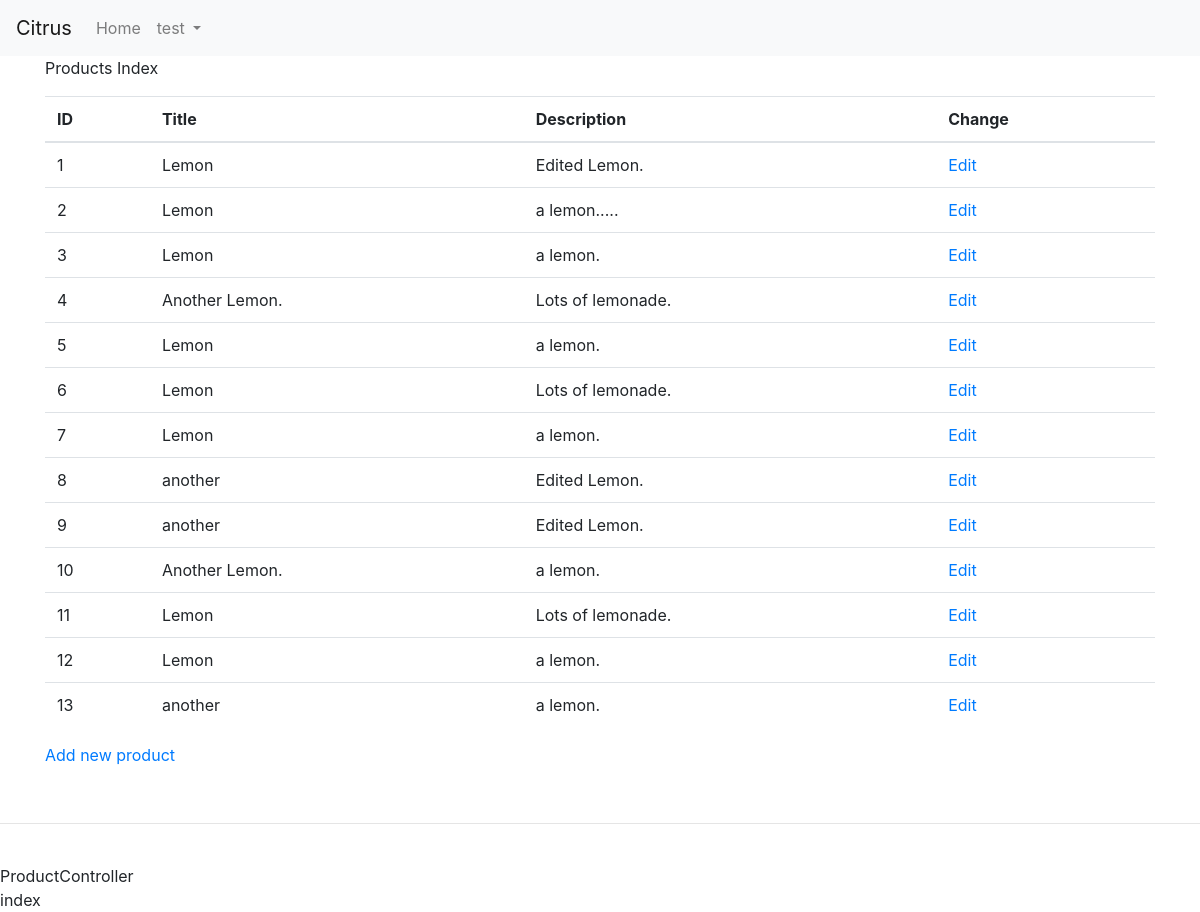
Page /product/ (signed in) on the committed database.
### tables this page shows
CREATE TABLE `products` (
  `id` int(11) NOT NULL,
  `title` varchar(191) NOT NULL,
  `description` varchar(191) NOT NULL,
  `image` varchar(191) NOT NULL
);

### App/Http/Director.php (called while the page is built, shortened)
<?php
class Director {
    public $controller;
    public $action;
    public $parameters;
    public $errors = false;
    public function __construct() {
        $this->router = new Router();
        $this->controller = $this->router->controller;
        $this->action = $this->router->action;
        $this->parameters = $this->router->parameters;
        $this->direct();
    }
    public function findController() {
        $this->controller = ucfirst($this->controller) . "Controller";
    }
    public function findAction() {
        if ($this->errors != true) {
            $setAction = $this->action;
            if ((is_numeric($this->action)) && (method_exists("App\\Http\\Controllers\\" . $this->controller,
                "show"))) {
                $this->action = "show";
                $this->parameters = $setAction;
            }
            else if ((method_exists("App\\Http\\Controllers\\" . $this->controller, "index")) &&
                ($setAction == "")) {
                $this->action = "index";
            }
        }
    }
    public function direct() {
        $ctrl = new $ctrl;
        call_user_func(array($ctrl, $this->action), $this->parameters);
    }
}

### App/Models/DBQuery.php (called while the page is built, shortened)
<?php
class Model
{
    public $tableName;
    public function db()
    {
        $host = $GLOBALS['db_hostname'];
        $db = $GLOBALS['db_name'];
        $user = $GLOBALS['db_username'];
        $pass = $GLOBALS['db_password'];
        $dsn = "mysql:host=$host;dbname=$db;";
        $options = [
            PDO::ATTR_ERRMODE => PDO::ERRMODE_EXCEPTION,
            PDO::ATTR_DEFAULT_FETCH_MODE => PDO::FETCH_OBJ,
            PDO::ATTR_EMULATE_PREPARES => false,
        ];
        try {
            $pdo = new PDO($dsn, $user, $pass, $options);
            return $pdo;
        } catch (\PDOException $e) {
            throw new \PDOException($e->getMessage(), (int)$e->getCode());
        }
    }
    public function fetchAll()
    {
        return $this->db()->query("SELECT * FROM " . $this->tableName)->fetchAll();
    }
}

### App/Models/Product.php (called while the page is built, shortened)
<?php
class Product extends Model {
    public function __construct() {
        $this->tableName = "products";
    }
}

### Views/product/index.view.php (the view)
<div class="container">
    <p>Products Index</p>
    <div>
        <table class="table">
            <thead>
            <tr>
                <th>ID</th>
                <th>Title</th>
                <th>Description</th>
                <th>Change</th>
            </tr>
            </thead>
            <tbody>
        <?php foreach ($products as $product) { ?>
            <tr>
                <td><?=$product->id?></td>
                <td><?=$product->title?></td>
                <td><?=$product->description?></td>
                <td> <a href="/product/edit/<?=$product->id?>">Edit</a> </td>
            </tr>
        <?php } ?>
            </tbody>
        </table>
    </div>
    <p><a href="/product/create">Add new product</a></p>
</div>

### rows in the picture
products: id "1", title "Lemon", description "Edited Lemon."
products: id "2", title "Lemon", description "a lemon....."
products: id "3", title "Lemon", description "a lemon."
products: id "4", title "Another Lemon.", description "Lots of lemonade."
products: id "5", title "Lemon", description "a lemon."
products: id "6", title "Lemon", description "Lots of lemonade."
products: id "7", title "Lemon", description "a lemon."
products: id "8", title "another", description "Edited Lemon."
products: id "9", title "another", description "Edited Lemon."
products: id "10", title "Another Lemon.", description "a lemon."
products: id "11", title "Lemon", description "Lots of lemonade."
products: id "12", title "Lemon", description "a lemon."
products: id "13", title "another", description "a lemon."

### other values in the picture
$_SESSION['name'] "test"
$router->controller "ProductController"
$router->action "index"
